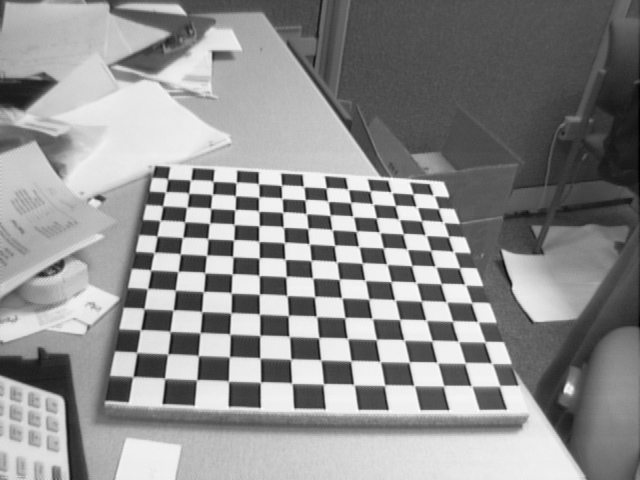
//> input picture Ejercicios/T10/NOTEBOOKS/2-Calibracion_Camara/images/calibration2/Image1.tif, 640 x 480 px
$ ./harris ../../T10/NOTEBOOKS/2-Calibracion_Camara/images/calibration2/Image1.tif   (built with g++ and OpenCV 4)
//> lines starting //> are read from the running program, lines starting //| are printed output that depends on the picture
#include "opencv2/highgui.hpp"
#include "opencv2/imgproc.hpp"
#include <iostream>
using namespace cv;
using namespace std;

Mat src, src_gray;
int thresh = 200;
int max_thresh = 255;
const char* source_window = "Imaxe de entrada";
const char* corners_window = "Esquinas detectadas";
void cornerHarris_demo( int, void* );


int main( int argc, char** argv )
{
    CommandLineParser parser( argc, argv, "{@input | building.jpg | imaxe entrada}" );
    src = imread( samples::findFile( parser.get<String>( "@input" ) ) );
//> src is the input picture: 480 rows x 640 cols, CV_8UC3; min 1, max 254, mean 142.9
    if ( src.empty() )
    {
        cout << "Non atopo a imaxe!\n" << endl;
        cout << "Usa: " << argv[0] << " <Imaxe de entrada>" << endl;
        return -1;
    }
    cvtColor( src, src_gray, COLOR_BGR2GRAY );
    namedWindow( source_window );
    createTrackbar( "Limiar: ", source_window, &thresh, max_thresh, cornerHarris_demo );
    imshow( source_window, src );
    cornerHarris_demo( 0, 0 );
    waitKey();
    return 0;
}
void cornerHarris_demo( int, void* )
{
    int blockSize = 2;
    int apertureSize = 3;
    double k = 0.04;
    Mat dst = Mat::zeros( src.size(), CV_32FC1 );
    cornerHarris( src_gray, dst, blockSize, apertureSize, k );
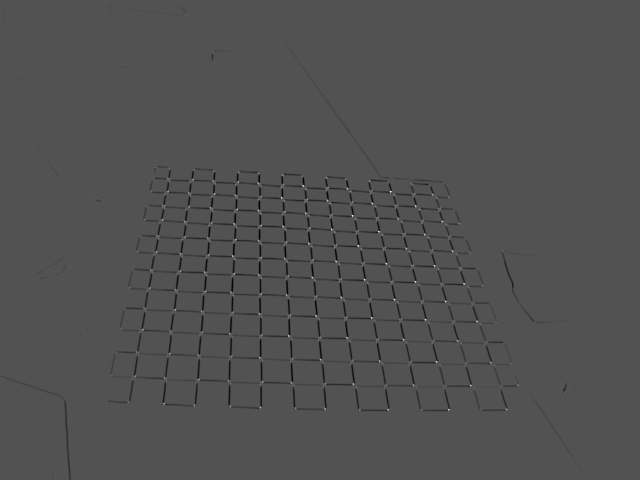
//> dst: 480 rows x 640 cols, CV_32FC1; min -0.00591, max 0.0123, mean -8.18e-05; drawn with min black and max white
    Mat dst_norm, dst_norm_scaled;
    normalize( dst, dst_norm, 0, 255, NORM_MINMAX, CV_32FC1, Mat() );
    convertScaleAbs( dst_norm, dst_norm_scaled );
    for( int i = 0; i < dst_norm.rows ; i++ )
    {
        for( int j = 0; j < dst_norm.cols; j++ )
        {
            if( (int) dst_norm.at<float>(i,j) > thresh )
            {
                circle( dst_norm_scaled, Point(j,i), 5,  Scalar(0), 2, 8, 0 );
            }
        }
    }
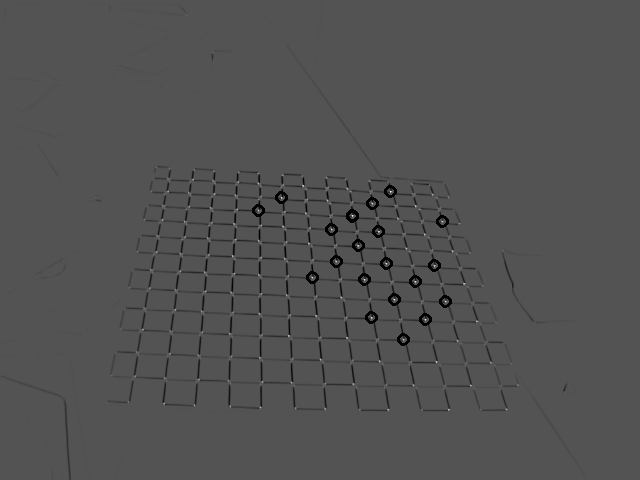
//> dst_norm_scaled: 480 rows x 640 cols, CV_8UC1; min 0, max 255, mean 81.4
    namedWindow( corners_window );
    imshow( corners_window, dst_norm_scaled );
}

$ run again, on Ejercicios/T10/NOTEBOOKS/2-Calibracion_Camara/images/calibration2/Image11.tif
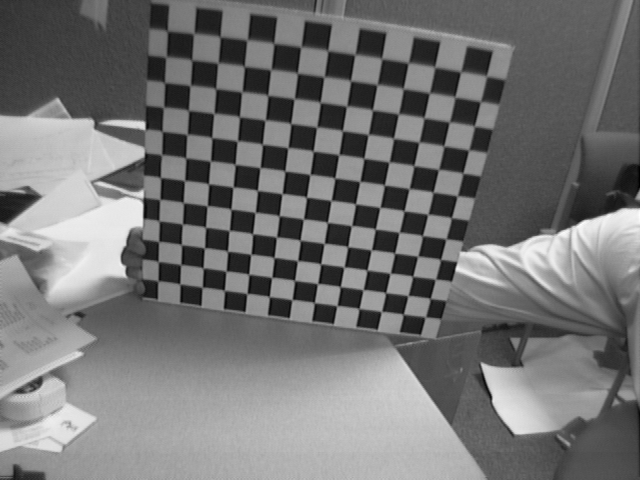
//> input picture Ejercicios/T10/NOTEBOOKS/2-Calibracion_Camara/images/calibration2/Image11.tif, 640 x 480 px
//> src is the input picture: 480 rows x 640 cols, CV_8UC3; min 1, max 254, mean 116.2
//> in cornerHarris_demo, `cornerHarris( src_gray, dst, blockSize, apertureSize, k );`:
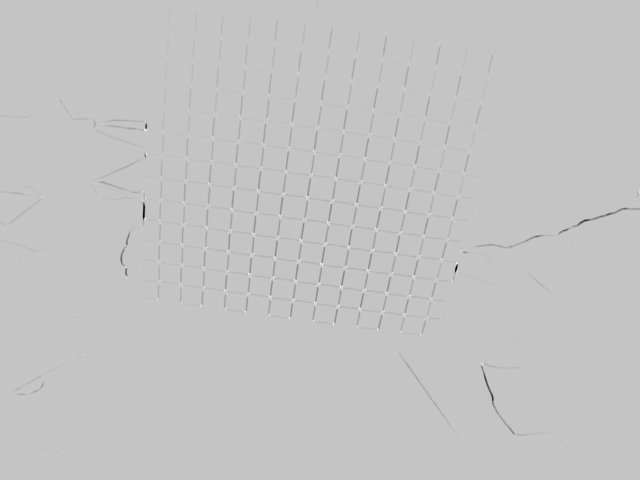
//> dst: 480 rows x 640 cols, CV_32FC1; min -0.00527, max 0.00155, mean -2.03e-05; drawn with min black and max white
//> after the loop in cornerHarris_demo, `for( int i = 0; i < dst_norm.rows ; i++ )`:
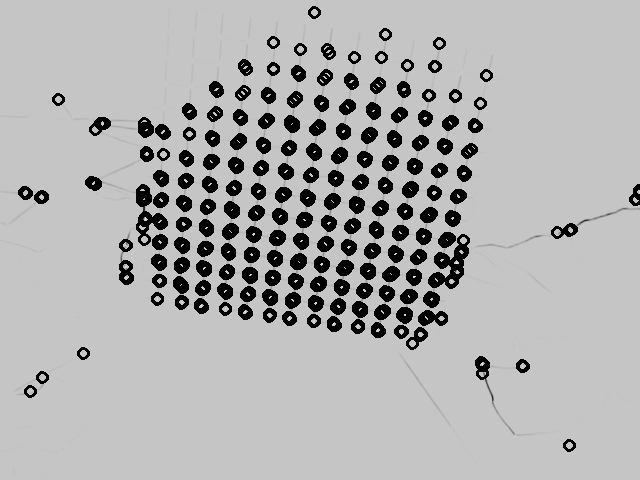
//> dst_norm_scaled: 480 rows x 640 cols, CV_8UC1; min 0, max 255, mean 175.3

$ run again, on Ejercicios/T10/NOTEBOOKS/2-Calibracion_Camara/images/calibration2/Image12.tif
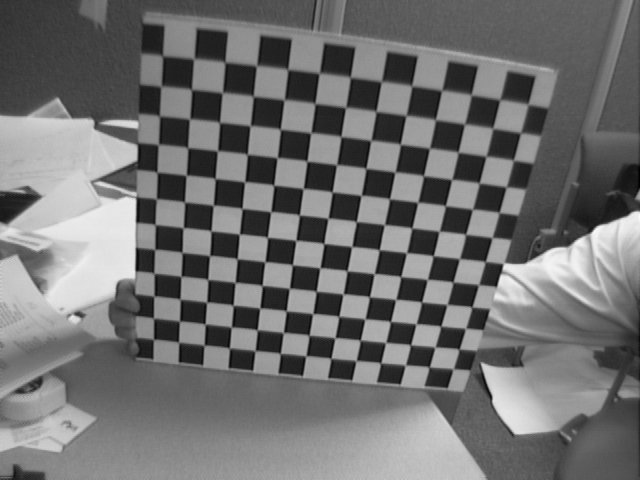
//> input picture Ejercicios/T10/NOTEBOOKS/2-Calibracion_Camara/images/calibration2/Image12.tif, 640 x 480 px
//> src is the input picture: 480 rows x 640 cols, CV_8UC3; min 1, max 251, mean 112.8
//> in cornerHarris_demo, `cornerHarris( src_gray, dst, blockSize, apertureSize, k );`:
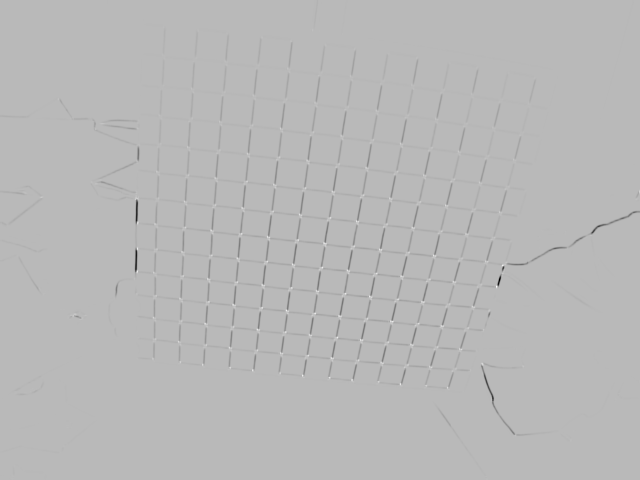
//> dst: 480 rows x 640 cols, CV_32FC1; min -0.00572, max 0.00215, mean -2.79e-05; drawn with min black and max white
//> after the loop in cornerHarris_demo, `for( int i = 0; i < dst_norm.rows ; i++ )`:
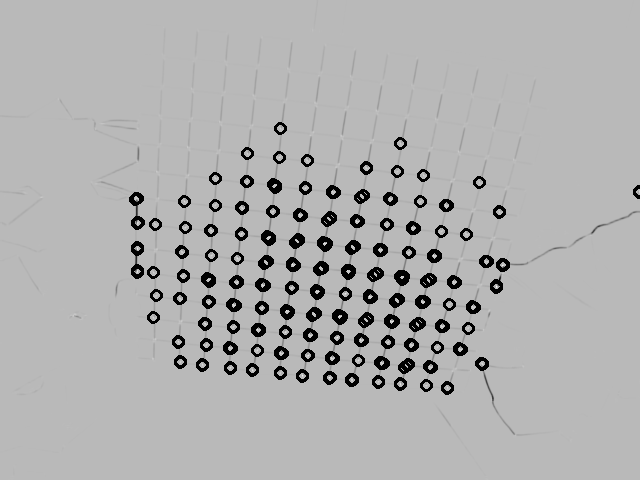
//> dst_norm_scaled: 480 rows x 640 cols, CV_8UC1; min 0, max 255, mean 175.1

$ run again, on Ejercicios/T10/NOTEBOOKS/2-Calibracion_Camara/images/calibration2/Image13.tif
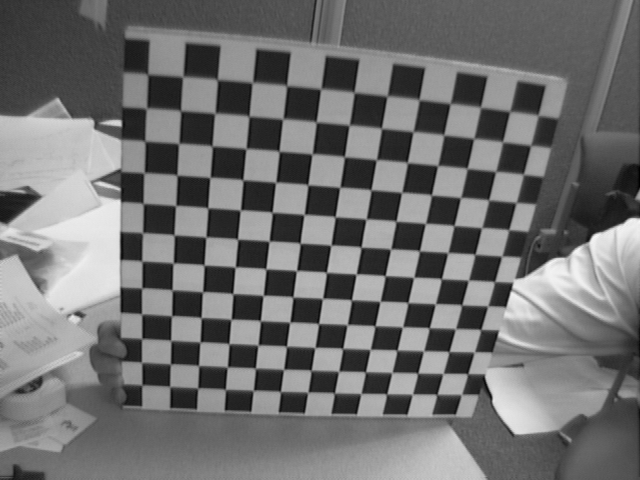
//> input picture Ejercicios/T10/NOTEBOOKS/2-Calibracion_Camara/images/calibration2/Image13.tif, 640 x 480 px
//> src is the input picture: 480 rows x 640 cols, CV_8UC3; min 1, max 250, mean 112.3
//> in cornerHarris_demo, `cornerHarris( src_gray, dst, blockSize, apertureSize, k );`:
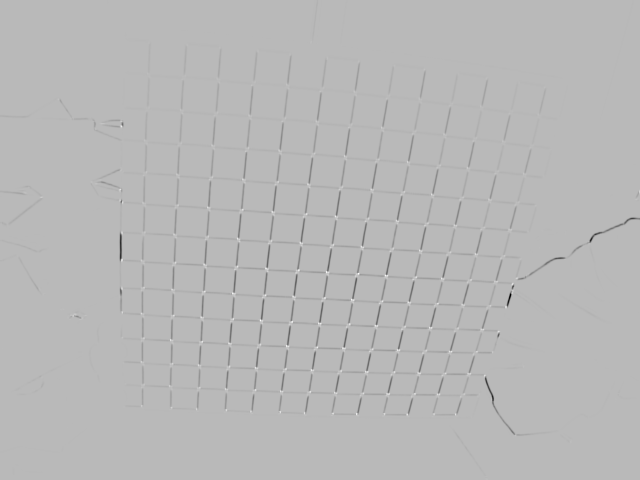
//> dst: 480 rows x 640 cols, CV_32FC1; min -0.00515, max 0.00194, mean -3.2e-05; drawn with min black and max white
//> after the loop in cornerHarris_demo, `for( int i = 0; i < dst_norm.rows ; i++ )`:
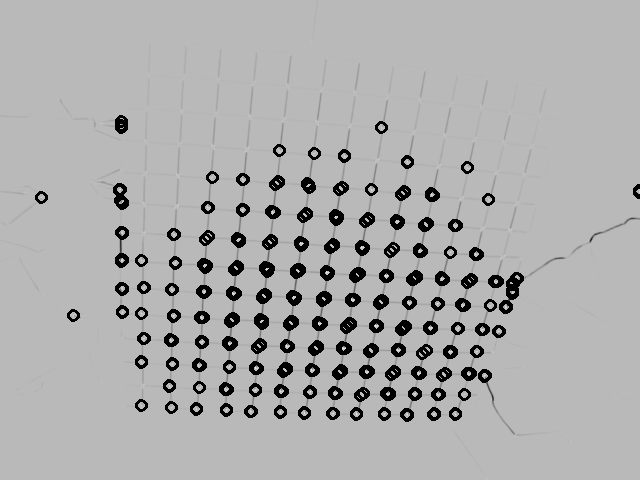
//> dst_norm_scaled: 480 rows x 640 cols, CV_8UC1; min 0, max 251, mean 172.5
